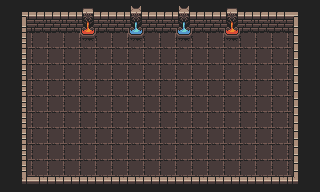

A 2D game scene composited from a Tiled map and its tileset images. What follows is a short description and the map's XML, with every tile layer's data as written:
An orthogonal 20x12 tile map with 16x16 px tiles, 3 tile layers (floor, walls, decorations), 3 tilesets.

<map version="1.10" tiledversion="1.11.0" orientation="orthogonal" renderorder="right-down" width="20" height="12" tilewidth="16" tileheight="16" infinite="0" nextlayerid="4" nextobjectid="1">
 <tileset firstgid="1" source="floor.tsx" />
 <tileset firstgid="50" source="walls.tsx" />
 <tileset firstgid="98" source="high_walls.tsx" />
 <layer id="1" name="floor" width="20" height="12">
  <data encoding="csv">
0,227,227,227,227,227,227,227,227,227,227,227,227,227,227,227,227,227,227,0,
0,1,1,1,1,1,1,1,1,1,1,1,1,1,1,1,1,1,1,0,
0,1,1,1,1,1,1,1,1,1,1,1,1,1,1,1,1,1,1,0,
0,1,1,1,1,1,1,1,1,1,1,1,1,1,1,1,1,1,1,0,
0,1,1,1,1,1,1,1,1,1,1,1,1,1,1,1,1,1,1,0,
0,1,1,1,1,1,1,1,1,1,1,1,1,1,1,1,1,1,1,0,
0,1,1,1,1,1,1,1,1,1,1,1,1,1,1,1,1,1,1,0,
0,1,1,1,1,1,1,1,1,1,1,1,1,1,1,1,1,1,1,0,
0,1,1,1,1,1,1,1,1,1,1,1,1,1,1,1,1,1,1,0,
0,1,1,1,1,1,1,1,1,1,1,1,1,1,1,1,1,1,1,0,
0,1,1,1,1,1,1,1,1,1,1,1,1,1,1,1,1,1,1,0,
0,1,1,1,1,1,1,1,1,1,1,1,1,1,1,1,1,1,1,0
</data>
 </layer>
 <layer id="2" name="walls" width="20" height="12">
  <data encoding="csv">
83,157,251,251,251,251,251,251,251,251,251,251,251,251,251,251,251,251,202,83,
83,181,275,275,275,275,275,275,275,275,275,275,275,275,275,275,275,275,226,83,
83,85,0,0,0,0,0,0,0,0,0,0,0,0,0,0,0,0,70,83,
83,85,0,0,0,0,0,0,0,0,0,0,0,0,0,0,0,0,70,83,
83,85,0,0,0,0,0,0,0,0,0,0,0,0,0,0,0,0,70,83,
83,85,0,0,0,0,0,0,0,0,0,0,0,0,0,0,0,0,70,83,
83,85,0,0,0,0,0,0,0,0,0,0,0,0,0,0,0,0,70,83,
83,85,0,0,0,0,0,0,0,0,0,0,0,0,0,0,0,0,70,83,
83,85,0,0,0,0,0,0,0,0,0,0,0,0,0,0,0,0,70,83,
83,85,0,0,0,0,0,0,0,0,0,0,0,0,0,0,0,0,70,83,
83,85,0,0,0,0,0,0,0,0,0,0,0,0,0,0,0,0,70,83,
83,68,60,60,60,60,60,60,60,60,60,60,60,60,60,60,60,60,67,83
</data>
 </layer>
 <layer id="3" name="decorations" width="20" height="12">
  <data encoding="csv">
0,0,0,0,0,182,0,0,183,0,0,183,0,0,182,0,0,0,0,0,
0,0,0,0,0,110,0,0,206,0,0,206,0,0,110,0,0,0,0,0,
0,0,0,0,0,134,0,0,230,0,0,230,0,0,134,0,0,0,0,0,
0,0,0,0,0,0,0,0,0,0,0,0,0,0,0,0,0,0,0,0,
0,0,0,0,0,0,0,0,0,0,0,0,0,0,0,0,0,0,0,0,
0,0,0,0,0,0,0,0,0,0,0,0,0,0,0,0,0,0,0,0,
0,0,0,0,0,0,0,0,0,0,0,0,0,0,0,0,0,0,0,0,
0,0,0,0,0,0,0,0,0,0,0,0,0,0,0,0,0,0,0,0,
0,0,0,0,0,0,0,0,0,0,0,0,0,0,0,0,0,0,0,0,
0,0,0,0,0,0,0,0,0,0,0,0,0,0,0,0,0,0,0,0,
0,0,0,0,0,0,0,0,0,0,0,0,0,0,0,0,0,0,0,0,
0,0,0,0,0,0,0,0,0,0,0,0,0,0,0,0,0,0,0,0
</data>
 </layer>
</map>
